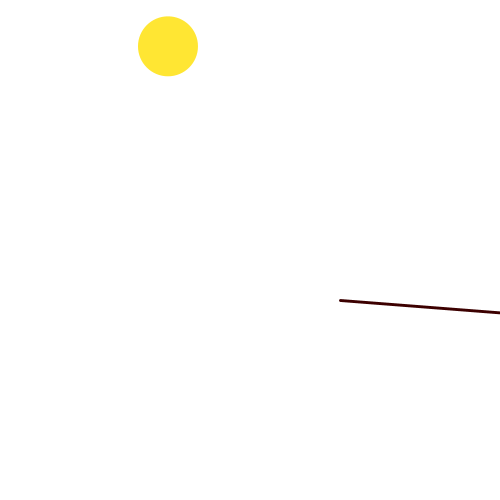
Frame 1 (no input)
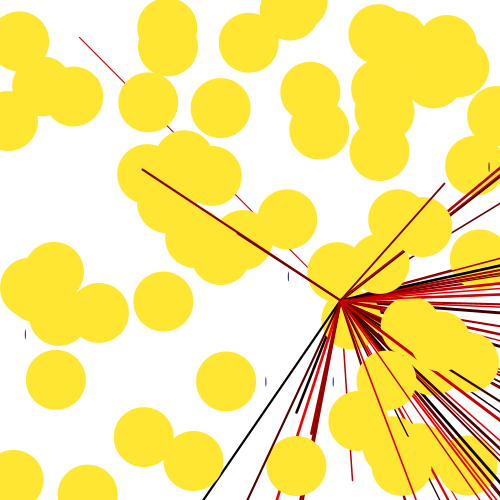
Frame 60 (the mouse pressed at the canvas centre just before this capture)
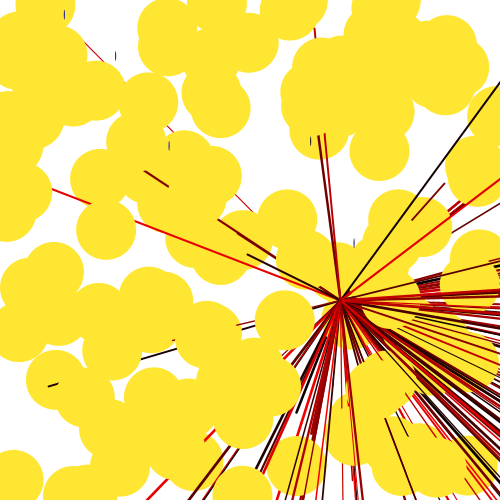
Frame 120 (the mouse held since frame 60 and released just before this capture)

The Processing sketch that drew these frames (run headless with seeded random() and noise(); from frame 60 on, the mouse is pressed at the canvas centre):

// Processing sketch: sketch_221027a
// ── sketch_221027a.pde
void setup() {
  //background colour
  background(255);  
  //app size
  size(500,500);
  //this is how fast the animation happens
  frameRate(200);
 
}

void draw() {
  //this randomises the stroke weight)
  strokeWeight(random(1,9));
  //this chooses the stroke colour or randomises it
  stroke(random(0),90);
  
  //this is to choose the fill colour for shapes
  fill(0,0,random(255));
  //theses are shapes with random position
   //this randomises the stroke weight)
  strokeWeight(random(1, 3));

  //this chooses the stroke colour or randomises it
  stroke(random(255), 0, 0);

  //this is to choose the fill colour for shapes

  //these are shapes with random position
  line(random(displayWidth), random(displayHeight), 340, 300);
  noStroke(); 
  ellipse(random(displayWidth), random(displayHeight), 1, 10);
  fill(#FFE633);
  ellipse(random(500),random(500),60,60);
}
